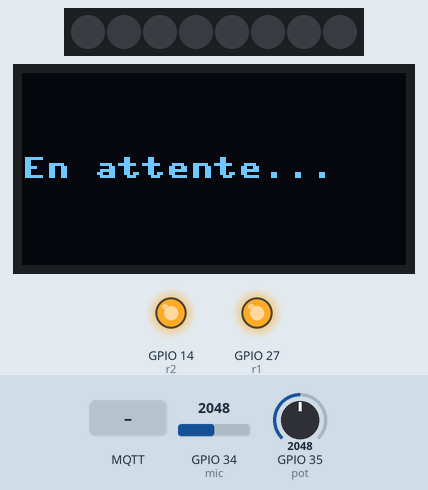
The program below on a simulated ESP32 board running MicroPython. Shown: 8 RGB LEDs in strip order, left to right, 128×64 one-colour display, output pins drawn as LEDs (lit = HIGH). The test bench sets the inputs (shaded band); at power-on: GPIO 34 (mic) = 2048, GPIO 35 (pot) = 2048 (analog values on the 0–4095 scale). WiFi joins after 1.5 s; no MQTT or app messages arrive unless stated; what the program prints to the serial console is not drawn.

Above: at 2.9 s.
3.0 s: MQTT message "on" arrives on the first subscribed topic
At 4.2 s:
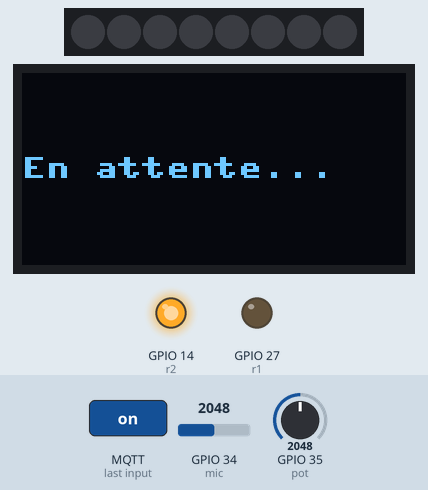
4.5 s: MQTT message "1" arrives on the first subscribed topic
At 5.7 s:
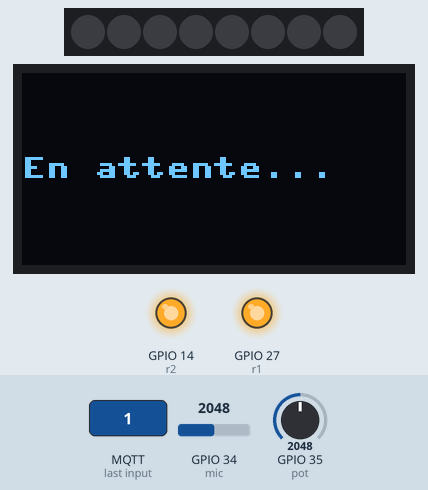
Timing chart, 0 to 7.5 s (numbered marks = the images above; inputs shaded):
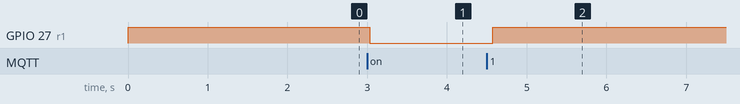

The program:

relais_mqtt.py
```python
# relais_mqtt.py — 2 relais + NeoPixel pilotés via MQTT
# -----------------------------------------------------------------------
# Relais 1  → Pin 27    Relais 2 → Pin 14
# NeoPixel  → Pin 26    (8 LEDs)
#
# Broker MQTT gratuit : broker.hivemq.com (public, sans compte)
#
# Sur smartphone → app "IoT MQTT Panel"
#   Broker   : broker.hivemq.com   Port : 1883
#   Switch R1 : fablab/vincent/r1  → "on" / "off"
#   Switch R2 : fablab/vincent/r2  → "on" / "off"
#   Slider Neo : fablab/vincent/neo → 0 à 8 (nombre de LEDs allumées)
#     → dans l'app : Add Panel → Slider, Min=0, Max=8, Step=1
# -----------------------------------------------------------------------

import network
import machine
import ubinascii
from machine import Pin, ADC, I2C
from neopixel import NeoPixel
from sh1106 import SH1106_I2C
from time import sleep_ms, ticks_ms
from umqtt.simple import MQTTClient

# ── À modifier ──────────────────────────────────────────────────────────
SSID      = "NOM_DE_TON_WIFI"
PASSWORD  = "MOT_DE_PASSE_WIFI"
ACTIF_BAS = True   # True = module relais bleu (LOW=ON)

# Topics MQTT — change "vincent" par quelque chose d'unique
TOPIC_R1  = b"fablab/vincent/r1"
TOPIC_R2  = b"fablab/vincent/r2"
TOPIC_NEO = b"fablab/vincent/neo"
TOPIC_POT  = b"fablab/vincent/potar"
TOPIC_OLED = b"fablab/vincent/oled"
TOPIC_SON  = b"fablab/vincent/son"
# ────────────────────────────────────────────────────────────────────────

BROKER    = "broker.hivemq.com"
PORT      = 1883
CLIENT_ID = b"esp32_" + ubinascii.hexlify(machine.unique_id())

# ── Relais ───────────────────────────────────────────────────────────────
r1 = Pin(27, Pin.OUT)
r2 = Pin(14, Pin.OUT)

def set_relais(pin, on):
    pin.value((0 if on else 1) if ACTIF_BAS else (1 if on else 0))

set_relais(r1, False)
set_relais(r2, False)

# ── NeoPixel ─────────────────────────────────────────────────────────────
N_LEDS = 8
np = NeoPixel(Pin(26), N_LEDS)

COULEUR = (0, 30, 80)   # bleu doux — change à ta guise (R, G, B)

def neo_slider(val):
    """Allume 'val' LEDs (0-8), éteint le reste."""
    val = max(0, min(N_LEDS, val))
    for i in range(N_LEDS):
        np[i] = COULEUR if i < val else (0, 0, 0)
    np.write()

neo_slider(0)   # éteint au démarrage

# ── OLED SH1106 ─────────────────────────────────────────────────────────
i2c  = I2C(scl=Pin(22), sda=Pin(21), freq=400000)
oled = SH1106_I2C(128, 64, i2c)
oled.fill(0)
oled.text("En attente...", 0, 28, 1)
oled.show()

def oled_texte(texte):
    """Affiche le texte sur l'OLED, retour à la ligne automatique."""
    oled.fill(0)
    mots   = texte.split(" ")
    ligne  = ""
    y      = 0
    for mot in mots:
        test = (ligne + " " + mot).strip()
        if len(test) <= 16:
            ligne = test
        else:
            if y < 64:
                oled.text(ligne, 0, y, 1)
                y += 10
            ligne = mot
    if ligne and y < 64:
        oled.text(ligne, 0, y, 1)
    oled.show()

# ── Potentiomètre ────────────────────────────────────────────────────────
pot = ADC(Pin(35))
pot.atten(ADC.ATTN_11DB)
pot.width(ADC.WIDTH_9BIT)   # 0 – 511

# ── Capteur de son ───────────────────────────────────────────────────────
mic = ADC(Pin(34))
mic.atten(ADC.ATTN_11DB)
mic.width(ADC.WIDTH_9BIT)   # 0 – 511, silence ≈ 511

def lire_son():
    """100 lectures rapides → amplitude 0-100"""
    mini = 511
    for _ in range(100):
        v = mic.read()
        if v < mini:
            mini = v
    return (511 - mini) * 100 // 511   # 0 = silence, 100 = fort

# ── Connexion WiFi ───────────────────────────────────────────────────────
wifi = network.WLAN(network.STA_IF)
wifi.active(True)
wifi.connect(SSID, PASSWORD)
print(f"Connexion WiFi à {SSID}...")
for _ in range(20):
    if wifi.isconnected():
        break
    sleep_ms(500)
    print(".", end="")

if not wifi.isconnected():
    print("\nErreur WiFi !")
    raise SystemExit

print(f"\nWiFi OK — IP : {wifi.ifconfig()[0]}")

# ── Callback MQTT (reçoit les messages) ──────────────────────────────────
def on_message(topic, msg):
    cmd = msg.decode().strip().lower()
    print(f"MQTT reçu : {topic.decode()} → {cmd}")

    if topic == TOPIC_R1:
        on = cmd == "on"
        set_relais(r1, on)
        print(f"  Relais 1 → {'ON' if on else 'OFF'}")

    elif topic == TOPIC_R2:
        on = cmd == "on"
        set_relais(r2, on)
        print(f"  Relais 2 → {'ON' if on else 'OFF'}")

    elif topic == TOPIC_OLED:
        texte = msg.decode().strip()
        print(f"  OLED → \"{texte}\"")
        oled_texte(texte)

    elif topic == TOPIC_NEO:
        try:
            val = int(float(cmd))
            neo_slider(val)
            print(f"  NeoPixel → {val}/{N_LEDS} LEDs")
        except ValueError:
            pass

# ── Connexion MQTT ───────────────────────────────────────────────────────
def connect_mqtt():
    client = MQTTClient(CLIENT_ID, BROKER, PORT, keepalive=60)
    client.set_callback(on_message)
    client.connect()
    client.subscribe(TOPIC_R1)
    client.subscribe(TOPIC_R2)
    client.subscribe(TOPIC_NEO)
    client.subscribe(TOPIC_OLED)
    print(f"MQTT connecté → {BROKER}")
    print(f"  Écoute : {TOPIC_R1.decode()}")
    print(f"  Écoute : {TOPIC_R2.decode()}")
    print(f"  Écoute : {TOPIC_NEO.decode()}")
    print(f"  Écoute : {TOPIC_OLED.decode()}")
    return client

client        = connect_mqtt()
last_ping     = ticks_ms()
last_pot_pub  = ticks_ms()
last_son_pub  = ticks_ms()
derniere_val  = -1

print("\nEn attente de commandes...")
print("Smartphone : publier 'on' ou 'off' sur les topics\n")

# ── Boucle principale ────────────────────────────────────────────────────
while True:
    try:
        client.check_msg()   # traite les messages entrants (non bloquant)

        # Potentiomètre → Gauge : publie toutes les 200ms si valeur changée
        if ticks_ms() - last_pot_pub > 200:
            pct = pot.read() * 100 // 511   # 0 – 100 %
            if pct != derniere_val:
                client.publish(TOPIC_POT, str(pct))
                derniere_val = pct
            last_pot_pub = ticks_ms()

        # Son → Line graph : publie toutes les 300ms
        if ticks_ms() - last_son_pub > 300:
            niveau = lire_son()
            client.publish(TOPIC_SON, str(niveau))
            last_son_pub = ticks_ms()

        # Keepalive : ping toutes les 30 secondes
        if ticks_ms() - last_ping > 30000:
            client.ping()
            last_ping = ticks_ms()

    except OSError:
        # Reconnexion automatique si connexion perdue
        print("Connexion perdue — reconnexion...")
        sleep_ms(2000)
        try:
            client = connect_mqtt()
            last_ping = ticks_ms()
        except Exception as e:
            print(f"Erreur reconnexion : {e}")

    sleep_ms(100)
```

Measured:
- after the input at 3.0 s, GPIO 27 (r1): HIGH → LOW at once
- after the input at 4.5 s, GPIO 27 (r1): LOW → HIGH after 0.07 s
